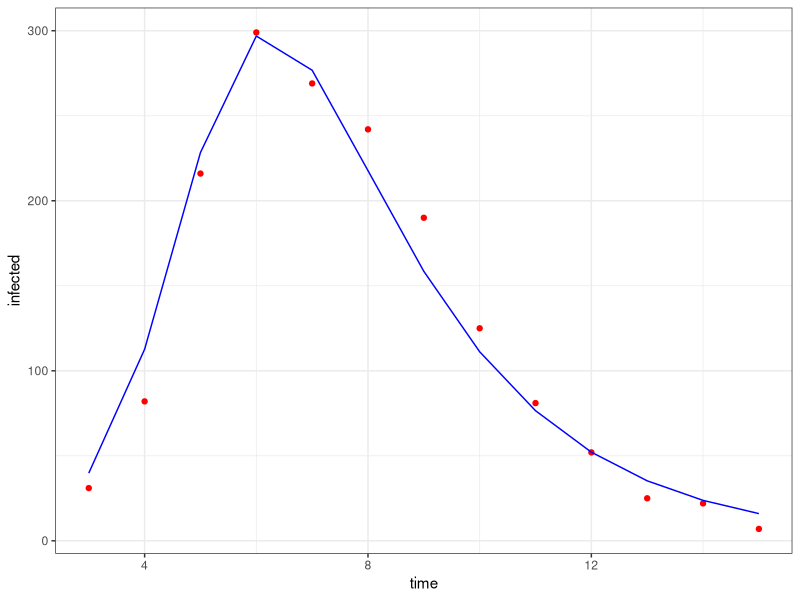
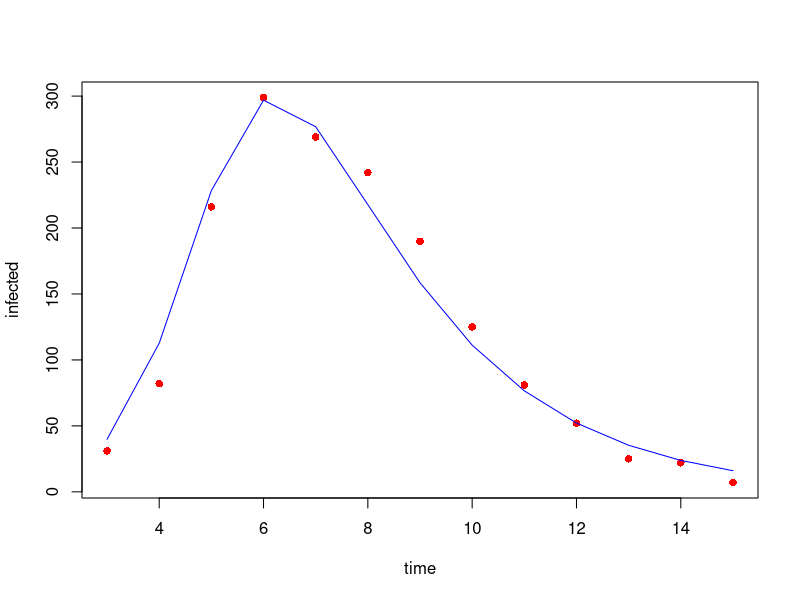
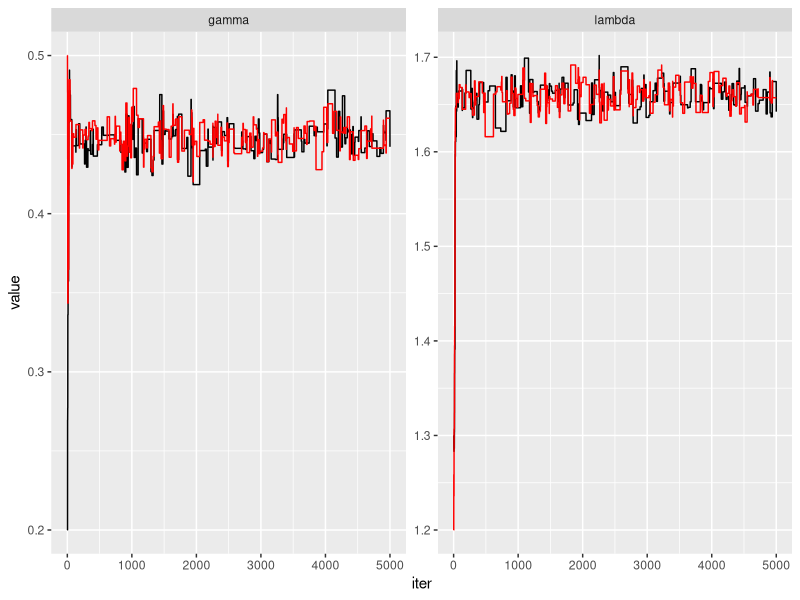
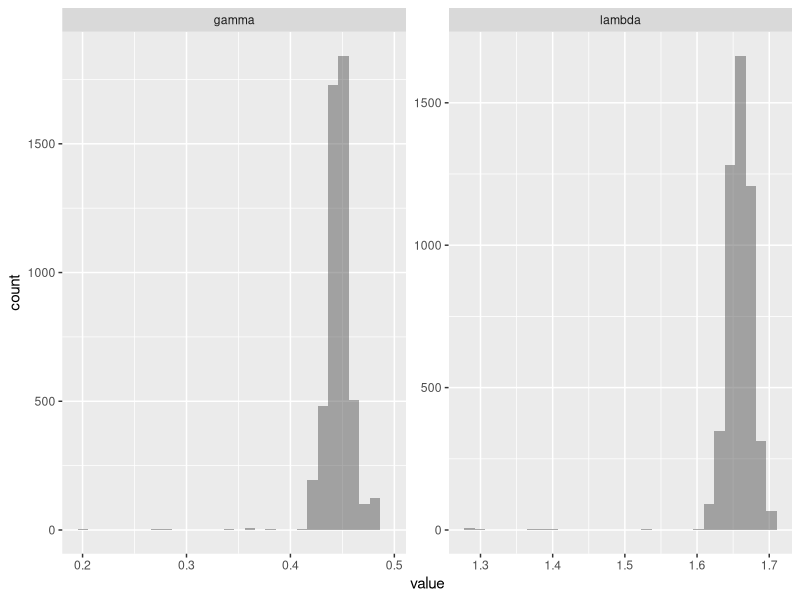
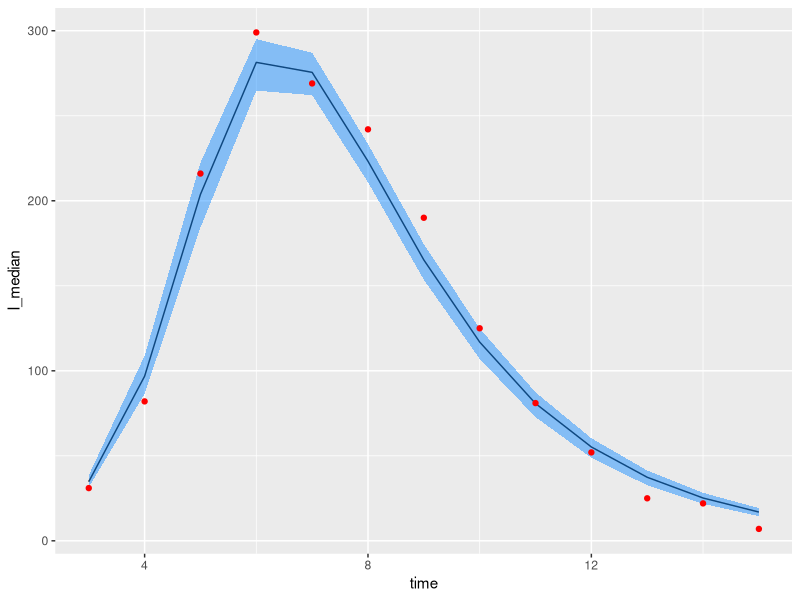

Recreate these plots in R, in order.
## ---- chunk 1
knitr::opts_chunk$set(echo = TRUE)
## ---- chunk 2
time = c(3,4,5,6,7,8,9,10,11,12,13,14,15)
infected = c(31,82,216,299,269,242,190,125,81,52,25,22,7)
data=cbind(time, infected)
## ---- chunk 3
library(deSolve)
library(tidyr)
library(ggplot2)
## ---- chunk 4
SIR<-function(t,init,parms){
  # Size of each compartment and of the population
  S = init[1]
  I = init[2]
  R = init[3]
  N = S+I+R
  # parameters
  lambda = parms["lambda"]
  gamma = parms["gamma"]
  ##variations
  dS=-lambda*S*I/N
  dI=lambda*S*I/N-gamma*I
  dR=gamma*I
  res = c(dS,dI,dR)
  list(res)
}

simulate_SIR=function(parameters){
  #parameters
  parms = c(parameters["lambda"],parameters["gamma"])
  N=parameters["N"]
  #initial conditions
  init <- c(N-parameters["initI"],parameters["initI"],0)
  #simulation
  temps <- seq(0,15)
  solveSIR <- lsoda(y =init, times=temps, func = SIR,
  parms = parms)
  solutionSIR=as.data.frame(solveSIR)
  names(solutionSIR)=c("time","S","I","R")
  #merge with data
  sir_data=merge(data,solutionSIR)
  return(sir_data)
}
theta_init =c("lambda"=1.7,"gamma"=0.44,"initI"=1, "N"=763)
simul=simulate_SIR(theta_init)
simul
## ---- chunk 5
simul %>% 
  ggplot(aes(time, infected)) + geom_point(col = "red") + 
  geom_line(aes(time, I), col = "blue") + theme_bw()


plot(infected ~ time, data = simul, col = "red", pch = 16)
lines(I ~ time, data = simul, col = "blue")
## ---- chunk 6
# LIKELIHOOD
get_lk = function(parameters){
  simul=simulate_SIR(parameters)
  simul$llk = dpois(simul$infected, round(simul$I), log=F)
  return(prod(simul$llk))
}

# LOG LIKELIHOOD
get_llk = function(parameters){
  simul=simulate_SIR(parameters)
  simul$llk = dpois(simul$infected, round(simul$I), log=T)
  return(sum(simul$llk))
}

#for(i in 1:nrow(simul)){
#  print(dpois(simul$infected[i], round(simul$I[i]), log=T))
#}

#dpois(simul$infected, round(simul$I), log=T)
## ---- chunk 7
# LOG PRIOR
get_prior = function(parameters){
  prior_lambda=dunif(parameters["lambda"],min=0,max=2, log = T)
  prior_gamma=dunif(parameters["gamma"],min=0,max=1, log = T)
  return(as.numeric(prior_lambda+prior_gamma))
}
# POSTERIOR #only the numerator (because the denominator will cancel out later)
get_posterior=function(parameters){
  return(exp(get_prior(parameters)+get_llk(parameters)))
}
# LOG POSTERIOR
get_logposterior=function(parameters){
  return((get_prior(parameters)+get_llk(parameters)))
}
## ---- chunk 8
# SIMULATE PARAMETER SET FROM PROPOSAL
proposal = function(theta){
  return(c("lambda"=rnorm(1,mean=theta[["lambda"]],sd=0.05),
           "gamma"=rnorm(1,mean=theta[["gamma"]],sd=0.05), 
           "initI"=1, "N"=763)
         )
}

proposal_density = function(theta_before, theta_after){
  return(
    dnorm(theta_after[["lambda"]],mean=theta_before[["lambda"]],sd=0.05)*
      dnorm(theta_after[["gamma"]],mean=theta_before[["gamma"]],sd=0.05)
    )
}
## ---- chunk 9
#METROPOLIS HASTINGS
MCMC=function(nb_iter, theta_init=NULL, my_seed=1){
  set.seed(my_seed)
  u=runif(nb_iter-1,0,1) # random number to sample from MH probability
  
  # initialisation
  theta = theta_init
  posterior_numerator= get_posterior(theta)
  trace=as.data.frame(t(theta))
  posterior=c(posterior_numerator)
  
  # iterations
  for (i in 2:nb_iter){
    # Sample new theta
    theta_new =proposal(theta)
    posterior_numerator_new=get_posterior(theta_new)
    # accept new theta with metropolis hastings probability
    p=min(1,posterior_numerator_new*proposal_density(theta_new,theta)/(posterior*proposal_density(theta,theta_new)))
    if(u[i-1]<p & is.na(p)==FALSE){
      theta=theta_new
      posterior_numerator=posterior_numerator_new
    }
  trace=rbind(trace,as.data.frame(t(theta)))
  posterior=rbind(posterior,posterior_numerator)
  }
  
  trace$iter=seq(1:nb_iter)
  return(list("trace"=trace,"posterior"=posterior))
}
## ---- chunk 10
theta_init=c("lambda"=1.3,"gamma"=0.2,"initI"=1, "N"=763)
my_mcmc=MCMC(nb_iter=5000, theta_init=theta_init, my_seed=1)
theta_fit=my_mcmc$trace
mean(theta_fit$lambda)
theta_init2=c("lambda"=1.2,"gamma"=0.5,"initI"=1, "N"=763)
my_mcmc2=MCMC(nb_iter=5000, theta_init=theta_init2, my_seed=1)
theta_fit2=my_mcmc2$trace
mean(theta_fit2$lambda)


theta_fit %>% pivot_longer(cols=c(lambda, gamma)) %>%
ggplot() +
geom_line(aes(x=iter, y=value))+
geom_line(data= theta_fit2 %>% pivot_longer(cols=c(lambda, gamma)),aes(x=iter, y=value), col="red")+
facet_wrap(. ~name, scales="free")


theta_fit%>% pivot_longer(cols=c(lambda, gamma))%>%
ggplot()+
geom_histogram(aes(x=value), alpha=0.5)+
facet_wrap(. ~name, scales="free")
## ---- chunk 11
library(tidyverse)
theta_burn <- theta_fit %>% dplyr::filter(iter > 100)
theta_final <- theta_burn %>%
dplyr::summarise(lambda_m=median(lambda),
gamma_m=median(gamma),
lambda_025=quantile(lambda, probs = 0.025),
gamma_025=quantile(gamma, probs = 0.025),
lambda_975=quantile(lambda, probs = 0.975),
gamma_975=quantile(gamma, probs = 0.975))
theta_final
## ---- chunk 12

# run the model for all parameter sets in trace
all_traj=data.frame()
for(i in 1:nrow(theta_burn)){
  param=c("lambda"=theta_burn$lambda[i], "gamma"=theta_burn$gamma[i],
"initI"=theta_burn$initI[i], "N"=theta_burn$N[i])
  this.traj=simulate_SIR(parameters = param)
  this.traj$iter=i
  all_traj=rbind(all_traj, this.traj)
}
library(dplyr)
# summarise all the trajectories to get a median and ribbon
all_traj %>% group_by(time, infected)%>%
  dplyr::summarise(I_median=median(I),
    I_025=quantile(I, probs = 0.025),
    I_975=quantile(I, probs = 0.975), .groups = "drop"
  )%>%
ggplot(aes(x=time))+
geom_line(aes(y=I_median))+
geom_ribbon(aes(ymin=I_025, ymax=I_975), alpha=0.5 , fill="dodgerblue")+
geom_point(aes(y=infected), color="red")
